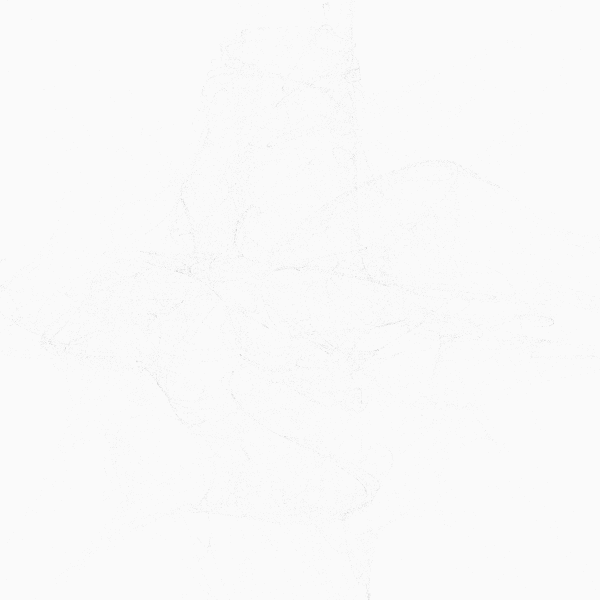
Frame 1 (no input)
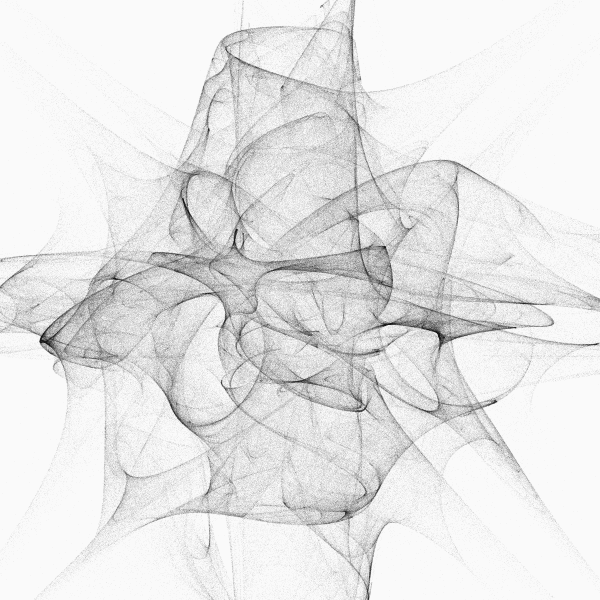
Frame 60 (the mouse pressed at the canvas centre just before this capture)
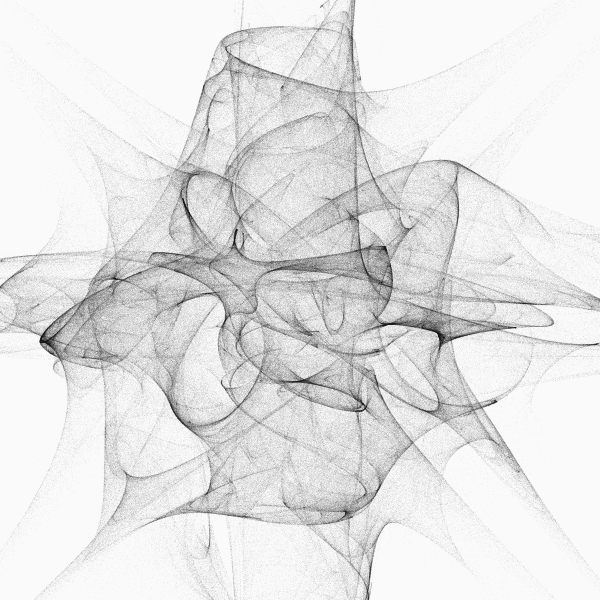
Frame 120 (the mouse held since frame 60 and released just before this capture)

The Processing sketch that drew these frames (run headless with seeded random() and noise(); from frame 60 on, the mouse is pressed at the canvas centre):

// Processing sketch: build
// ── build.pde
// Variations on Fractal Flames : Part_18
// https://generateme.wordpress.com/2016/04/11/folds/
// [julia((hyperbolic + julia o sech) * pdj) - d(pdj)]^3

float x1, y1, x2, y2; // function domain
float step; // step within domain
float y;
boolean go = true;

// parameterization P={pdj_a,pdj_b,pdj_c,pdj_d}
float pdj_a = 0.1; // 1.0111
float pdj_b = 1.9; // -1.011
float pdj_c = -0.8; // 2.08
float pdj_d = -1.2; // 10.2

// sech parameters
float cosh(float x) { return 0.5 * (exp(x) + exp(-x)); }
float sinh(float x) { return 0.5 * (exp(x) - exp(-x)); }

void setup() {
  size(600, 600);
  background(250);
  smooth(8);
  noFill();
  stroke(20, 15);
  strokeWeight(0.7);

  x1 = y1 = -3;
  x2 = y2 = 3;
  y = y1;
  step = ( x2 - x1 ) / ( 2.321 * width );
}

void draw() {
  if (go) {
    for ( int i = 0; ( i < 20 )&go; i++ ) { // draw 20 lines at once
      for ( float x = x1; x <= x2; x += step ) {
        drawVariation(x, y);
      }
      y += step;
      if ( y > y2 ) {
        go = false;
        println( "done" );
      }
    }
  }
}

void drawVariation( float x, float y ) {
  PVector v = new PVector(x, y);
  float amount = 1.0;

  for (int i = 0; i < 3; i++) {
    v = subF(julia( mulF(addF(hyperbolic(v, 0.5), julia(sech(v, 1), 0.5)), pdj(v, 1)), 2.5 ), d_pdj(v, 1));
  }

  float xx = map( v.x+0.003*randomGaussian(), x1, x2, 20, width-20 );
  float yy = map( v.y+0.003*randomGaussian(), y1, y2, 20, height-20 );
  point( xx, yy );
}

PVector sinusoidal(PVector v, float amount) {
  return new PVector( amount * sin( v.x ), amount * sin( v.y ) );
}

PVector hyperbolic( PVector v, float amount ) {
  float r = v.mag() + 1.0e-10;
  float theta = atan2( v.x, v.y );
  float x = amount * sin( theta ) / r;
  float y = amount * cos( theta ) * r;
  return new PVector( x, y );
}

PVector pdj( PVector v, float amount ) {
  return new PVector( 
    amount * ( sin( pdj_a * v.y ) - cos( pdj_b * v.x ) ),
    amount * ( sin( pdj_c * v.x ) - cos( pdj_d * v.y ) )
      );
}

// differential of a pdj
PVector d_pdj( PVector v, float amount ) {
  float h = 0.1; // step
  float sqrth = sqrt(h);
  PVector v1 = pdj(v, amount);
  PVector v2 = pdj(new PVector(v.x+h, v.y+h), amount);
  return new PVector( (v2.x-v1.x)/sqrth, (v2.y-v1.y)/sqrth );
}

PVector julia( PVector v, float amount ) {
  float r = amount * sqrt( v.mag() );
  float theta = 0.5 * atan2( v.x, v.y ) + (int)( 2.0 * random( 0, 1 ) ) * PI;
  float x = r * cos( theta );
  float y = r * sin( theta );
  return new PVector( x, y );
}

PVector sech( PVector p, float weight ) {
  float d = cos( 2.0 * p.y ) + cosh( 2.0 * p.x );
  if ( d != 0 ) d = weight * 2.0 / d;
  return new PVector( d * cos(p.y) * cosh(p.x), -d * sin(p.y) * sinh(p.x) );
}

// sum, substraction, multiplication and division of previous functions
PVector addF(PVector v1, PVector v2) {return new PVector(v1.x + v2.x, v1.y + v2.y);}
PVector subF(PVector v1, PVector v2) {return new PVector(v1.x - v2.x, v1.y - v2.y);}
PVector mulF(PVector v1, PVector v2) {return new PVector(v1.x * v2.x, v1.y * v2.y);}
PVector divF(PVector v1, PVector v2) {return new PVector(v2.x == 0 ? 0 : v1.x / v2.x, v2.y == 0 ? 0 : v1.y / v2.y);}
